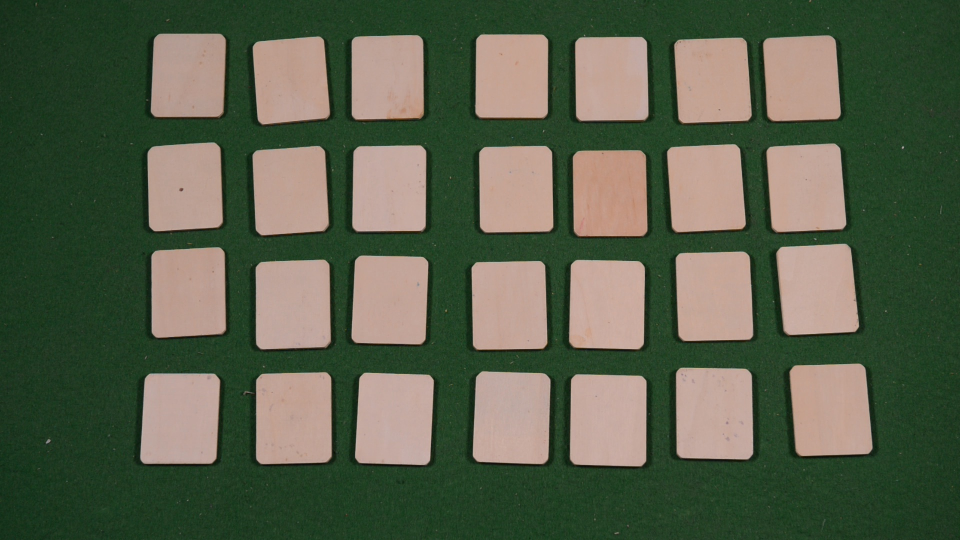
#> input picture fixed_frames/Crayon_2/0.jpg, 1920 x 1080 px, found by its file name (shown at 1/2 size)
$ python -i compare3.py   (imports and definitions only)   (older library calls are emulated)
#> lines starting #> are read from the running program, lines starting #| are printed output that depends on the picture; after the words box and inside, x2 and y2 are one past the last pixel; in counts of white or black regions, pixels touching at a corner belong together
### helper_functions.py
import matplotlib.pyplot as plt
import cv2
import numpy as np
import math

orb = cv2.ORB_create()
bf = cv2.BFMatcher(cv2.NORM_HAMMING, crossCheck=True)


# Plot graphs in n by m grid !!!!NOT WORKING FOR 1X1
# [179 lines left out: functions plot_n_by_m, plot_n_by_m_image, calc_cum_hist, calc_histogram, compare_hist, average_histogram and 6 more, not called in this run]


def add_position_in_grid(tiles, max_tile_height, max_tile_width):
    tiles = sorted(tiles, key=lambda x: x.center[0], reverse=False)
    max_tile_height = max_tile_height * 0.5
    max_tile_width = max_tile_width * 0.5
    rows = -1
    cols = -1
    lastx = -max_tile_width
    lasty = -max_tile_height
    for i in range(len(tiles)):
        if cols < 0:
            cols = 0
        if (lastx + max_tile_width < tiles[i].center[0]):
            cols = cols + 1
        lastx = tiles[i].center[0]
        tiles[i].col = cols

    tiles = sorted(tiles, key=lambda x: x.center[1], reverse=False)
    for i in range(len(tiles)):
        if rows < 0:
            rows = 0
        if (lasty + max_tile_height < tiles[i].center[1]):
            rows = rows + 1
        lasty = tiles[i].center[1]
        tiles[i].row = rows
    # for i in range(len(tiles)):
    #     print("row "+str(tiles[i].row)+"col "+str(tiles[i].col))
    # print("there are "+str(cols)+" cols")
    return cols, rows


# [24 lines left out: functions get_orb_descriptors, compare_with_orb, not called in this run]

### compare3.py
import glob
import math

import cv2
import numpy as np

import Solution as s
from classes import Tile
from helper_functions import add_position_in_grid, plot_n_by_m_image
from helper_functions import crop_minAreaRect
from helper_functions import get_best_diff_score, get_orb_descriptors, compare_with_orb
from temp_helper import compare_cdf, calc_cdf

# [2 lines not run here, left out]


# [16 lines of commented-out code are left out]
def read_images(game_name):
#> in main_function, backframe is the input picture: shape (1080, 1920, 3); mean B, G, R 74.6, 95.7, 87.9
    frames = [cv2.imread(file) for file in glob.glob("fixed_frames/" + game_name + "/frame*.jpg")]

    return frames


orb = cv2.ORB_create()
bf = cv2.BFMatcher(cv2.NORM_HAMMING, crossCheck=False)


# creates  array of tiles
def get_grid(frame):
    height, width, channels = frame.shape
#> height = 1080; width = 1920; channels = 3
    print("------Start getting grid ---------")

    # treshold to find contours
    gray = cv2.cvtColor(frame, cv2.COLOR_BGR2GRAY)
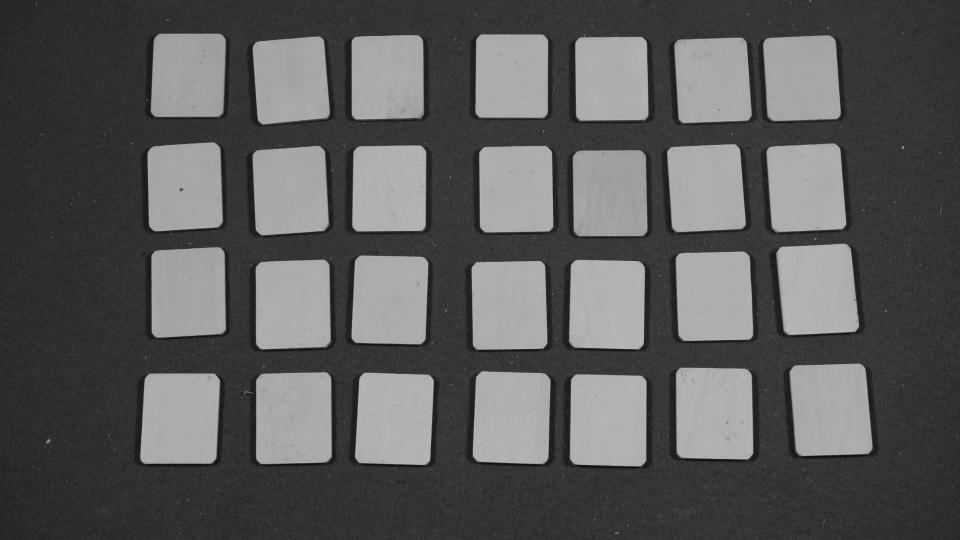
#> gray: shape (1080, 1920) (shown at 1/2 size); min 8, max 191, mean 91
    ret, thresh = cv2.threshold(gray, 140, 255, cv2.THRESH_BINARY)
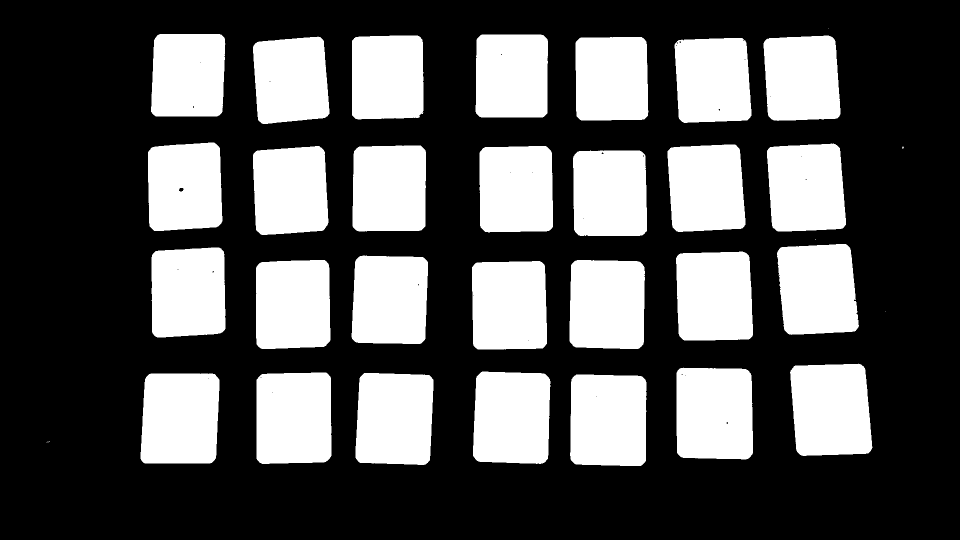
#> thresh: shape (1080, 1920) (shown at 1/2 size); 34% white; 35 white regions (7 under 20 px)
    # cv2.imshow("tresh", thresh)
    im2, contours, hierarchy = cv2.findContours(thresh, cv2.RETR_TREE, cv2.CHAIN_APPROX_SIMPLE)
#> contours = 67 contours, 38 with area under 20; largest, box (x1, y1, x2, y2) and area: (1353, 735, 1506, 919) 26871, (1580, 727, 1745, 912) 26850, (1140, 749, 1293, 932) 26727, (281, 747, 439, 927) 26578, (946, 743, 1101, 928) 26501

    # sort contours
    cntsSorted = sorted(contours, key=lambda x: cv2.contourArea(x), reverse=True)
#> cntsSorted has the same summary as contours

    # make tiles array
    max_tile_width = 0
    max_tile_height = 0
    tiles = []
    for i in range(0, len(all_the_frames) * 2):
        # print("aantal contours "+str(len(cntsSorted)))
        contour = cntsSorted[i]
        orig = frame.copy()
        # ratio = frame.shape[0] / 300.0
        # frame = imutils.resize(frame, height = 300)
        peri = cv2.arcLength(contour, True)
        approx = cv2.approxPolyDP(contour, 0.015 * peri, True)
        if (len(approx) == 4):
            screenCnt = approx

            pts = screenCnt.reshape(4, 2)
            rect = np.zeros((4, 2), dtype="float32")

            # the top-left point has the smallest sum whereas the
            # bottom-right has the largest sum
            s = pts.sum(axis=1)
            rect[0] = pts[np.argmin(s)]
            rect[2] = pts[np.argmax(s)]

            # compute the difference between the points -- the top-right
            # will have the minumum difference and the bottom-left will
            # have the maximum difference
            diff = np.diff(pts, axis=1)
            rect[3] = pts[np.argmin(diff)]
            rect[1] = pts[np.argmax(diff)]

            # the width and height of the new image
            (tl, tr, br, bl) = rect
            widthA = np.sqrt(((br[0] - bl[0]) ** 2) + ((br[1] - bl[1]) ** 2))
            widthB = np.sqrt(((tr[0] - tl[0]) ** 2) + ((tr[1] - tl[1]) ** 2))
            heightA = np.sqrt(((tr[0] - br[0]) ** 2) + ((tr[1] - br[1]) ** 2))
            heightB = np.sqrt(((tl[0] - bl[0]) ** 2) + ((tl[1] - bl[1]) ** 2))

            # take the maximum of the width and height values to reach
            # our final dimensions
            maxWidth = max(int(widthA), int(widthB))
            maxHeight = max(int(heightA), int(heightB))

            # construct our destination points which will be used to
            # map the screen to a top-down, "birds eye" view
            dst = np.array([
                [0, 0],
                [maxWidth - 1, 0],
                [maxWidth - 1, maxHeight - 1],
                [0, maxHeight - 1]], dtype="float32")

            # calculate the perspective transform matrix and warp
            # the perspective to grab the screen
            M = cv2.getPerspectiveTransform(rect, dst)
            warp = cv2.warpPerspective(orig, M, (maxWidth, maxHeight))

            # center of contour
            M = cv2.moments(contour)
            cX = int(M["m10"] / M["m00"])
            cY = int(M["m01"] / M["m00"])

        else:
            rect = cv2.minAreaRect(contour)
            cX, cY = rect[0]
            cX = int(cX)
            cY = int(cY)
            w, h = rect[1]

            box = cv2.boxPoints(rect)
            box = np.int0(box)

            warp = crop_minAreaRect(frame, rect, box)

        # cv2.imshow(str(i), warp)

        tiles.append(Tile(i, warp, (cX, cY)))
        # cv2.drawContours(frame,[box],0,(0,0,255),2)

        if maxWidth > max_tile_width:
            max_tile_width = maxWidth
        if maxHeight > max_tile_height:
            max_tile_height = maxHeight
#> after the loop, max_tile_height = 0; max_tile_width = 0; tiles = []

    glob_cols, glob_rows = add_position_in_grid(tiles, max_tile_height, max_tile_width)
#> in add_position_in_grid, `max_tile_height = max_tile_height * 0.5`: max_tile_height = 0
#> after the loop in add_position_in_grid, `for i in range(len(tiles)):`: cols = -1
#> glob_cols = -1; glob_rows = -1

    return tiles, glob_cols, glob_rows


# werkt voor strand 1 en 2 en disney1
# [169 lines left out: functions get_turned_frames2, match, not called in this run]


def main_function(file):
    global game
    global all_the_frames
    game = file
    all_the_frames = read_images(game)
    visible_tiles = []
    backpath = "fixed_frames/" + game + "/0.jpg"
    print(backpath)
    backframe = cv2.imread(backpath)
    back_of_tiles, g_cols, g_rows = get_grid(backframe)
#> back_of_tiles = []; g_cols = -1; g_rows = -1
#> (the run stopped early here; a loop or call above may not have finished)
